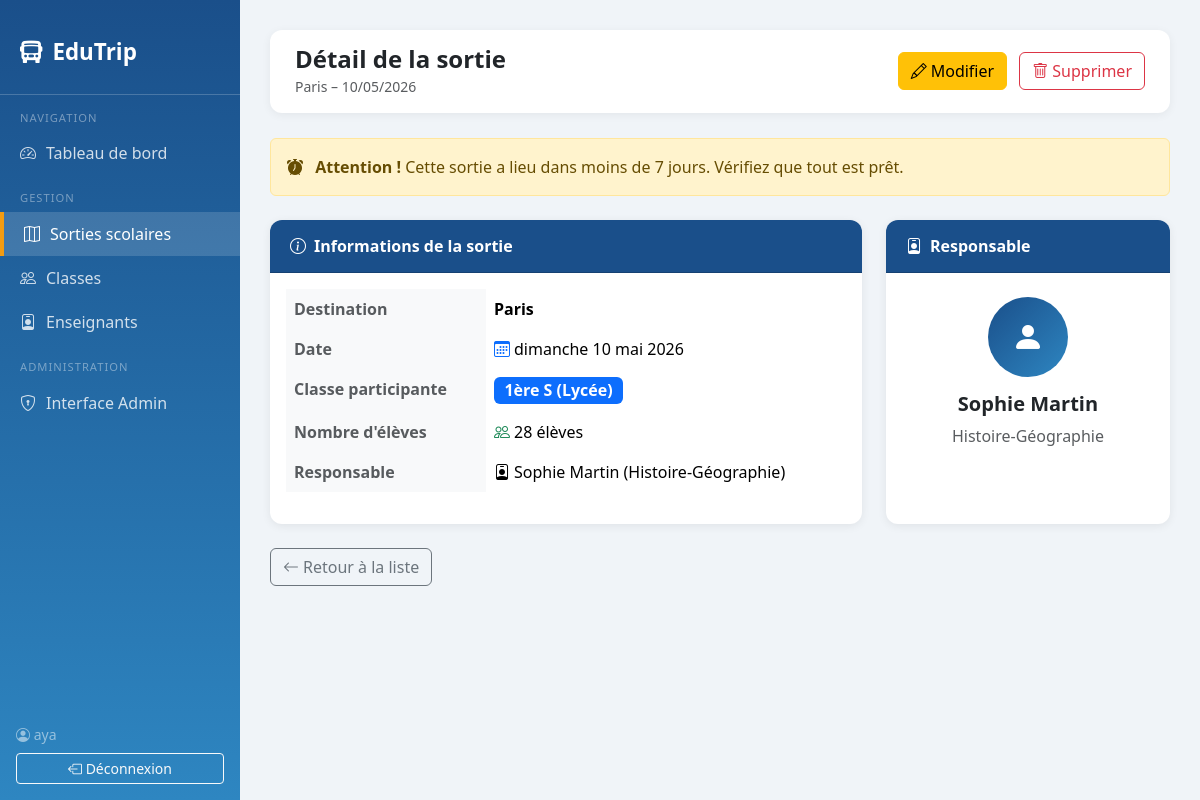
Page /sorties/1/ (signed in) on the committed database.
### sorties/models.py (models this page shows, shortened)
class Sortie(models.Model):
    ville = models.CharField(max_length=100, verbose_name="Destination (Ville)")
    date_sortie = models.DateField(verbose_name="Date de la sortie")
    classe = models.ForeignKey(Classe, on_delete=models.CASCADE, verbose_name="Classe participante")
    nb_eleves = models.PositiveIntegerField(verbose_name="Nombre d'élèves")
    responsable = models.ForeignKey(Enseignant, on_delete=models.SET_NULL, null=True, verbose_name="Responsable")
    class Meta:
        verbose_name = "Sortie scolaire"
        verbose_name_plural = "Sorties scolaires"
        ordering = ['date_sortie']

class Classe(models.Model):
    NIVEAUX = [
        ('Primaire', 'Primaire'),
        ('Collège', 'Collège'),
        ('Lycée', 'Lycée'),
    ]
    nom_classe = models.CharField(max_length=50, verbose_name="Nom de la classe")
    niveau = models.CharField(max_length=20, choices=NIVEAUX, verbose_name="Niveau")
    class Meta:
        verbose_name = "Classe"
        verbose_name_plural = "Classes"
        ordering = ['niveau', 'nom_classe']
    def __str__(self):
        return f"{self.nom_classe} ({self.niveau})"

class Enseignant(models.Model):
    nom = models.CharField(max_length=100, verbose_name="Nom")
    prenom = models.CharField(max_length=100, verbose_name="Prénom")
    matiere = models.CharField(max_length=100, verbose_name="Matière enseignée")
    class Meta:
        verbose_name = "Enseignant"
        verbose_name_plural = "Enseignants"
        ordering = ['nom', 'prenom']
    def __str__(self):
        return f"{self.prenom} {self.nom} ({self.matiere})"

### sorties/views.py (the view)
# urls.py: path('sorties/<int:pk>/', views.sortie_detail, name='sortie_detail'),
@login_required
def sortie_detail(request, pk):
    sortie = get_object_or_404(Sortie, pk=pk)
    aujourd_hui = timezone.now().date()
    dans_7_jours = aujourd_hui + timedelta(days=7)
    imminente = aujourd_hui <= sortie.date_sortie <= dans_7_jours
    return render(request, 'sorties/sortie_detail.html', {
        'sortie': sortie,
        'imminente': imminente,
    })

### sorties/templates/sorties/sortie_detail.html (shortened to what this page needs)
{% extends 'sorties/base.html' %}
{% block page_titre %}Détail de la sortie{% endblock %}
{% block page_sous_titre %}{{ sortie.ville }} – {{ sortie.date_sortie|date:"d/m/Y" }}{% endblock %}
{% block topbar_action %}
<a href="{% url 'sortie_modifier' sortie.pk %}" class="btn btn-warning me-2">
  <i class="bi bi-pencil me-1"></i>Modifier
</a>
<a href="{% url 'sortie_supprimer' sortie.pk %}" class="btn btn-outline-danger">
  <i class="bi bi-trash me-1"></i>Supprimer
</a>
{% endblock %}
{% block content %}
{% if imminente %}
<div class="alert alert-warning mb-4">
  <i class="bi bi-alarm-fill me-2"></i>
  <strong>Attention !</strong> Cette sortie a lieu dans moins de 7 jours. Vérifiez que tout est prêt.
</div>
{% endif %}
<div class="row g-4">
  <div class="col-md-8">
    <div class="card h-100">
      <div class="card-header"><i class="bi bi-info-circle me-2"></i>Informations de la sortie</div>
      <div class="card-body">
        <table class="table table-borderless">
          <tr>
            <th style="width:200px" class="text-muted">Destination</th>
            <td><strong>{{ sortie.ville }}</strong></td>
          </tr>
          <tr>
            <th class="text-muted">Date</th>
            <td><i class="bi bi-calendar3 me-1 text-primary"></i>{{ sortie.date_sortie|date:"l d F Y" }}</td>
          </tr>
          <tr>
            <th class="text-muted">Classe participante</th>
            <td><span class="badge bg-primary fs-6">{{ sortie.classe }}</span></td>
          </tr>
          <tr>
            <th class="text-muted">Nombre d'élèves</th>
            <td><i class="bi bi-people me-1 text-success"></i>{{ sortie.nb_eleves }} élèves</td>
          </tr>
          <tr>
            <th class="text-muted">Responsable</th>
            <td><i class="bi bi-person-badge me-1 text-purple"></i>{{ sortie.responsable }}</td>
          </tr>
        </table>
      </div>
    </div>
  </div>
  <div class="col-md-4">
    <div class="card h-100">
      <div class="card-header"><i class="bi bi-person-badge me-2"></i>Responsable</div>
      <div class="card-body text-center py-4">
        <div style="width:80px; height:80px; background:linear-gradient(135deg,#1a4f8a,#2e86c1); border-radius:50%; display:flex; align-items:center; justify-content:center; margin:0 auto 15px;">
          <i class="bi bi-person-fill text-white" style="font-size:2rem;"></i>
        </div>
        {% if sortie.responsable %}
        <h5 class="fw-bold">{{ sortie.responsable.prenom }} {{ sortie.responsable.nom }}</h5>
        <p class="text-muted mb-0">{{ sortie.responsable.matiere }}</p>
        {% else %}
        <p class="text-muted">Aucun responsable assigné</p>
        {% endif %}
      </div>
    </div>
  </div>
</div>
<div class="mt-4">
  <a href="{% url 'sortie_liste' %}" class="btn btn-outline-secondary">
    <i class="bi bi-arrow-left me-1"></i>Retour à la liste
  </a>
</div>
{% endblock %}

### sorties/templates/sorties/base.html (shortened to what this page needs)
<!DOCTYPE html>
<html lang="fr">
<head>
  <link href="https://cdn.jsdelivr.net/npm/bootstrap@5.3.2/dist/css/bootstrap.min.css" rel="stylesheet">
  <link href="https://cdn.jsdelivr.net/npm/bootstrap-icons@1.11.3/font/bootstrap-icons.min.css" rel="stylesheet">
</head>
<body>
<nav class="sidebar d-flex flex-column">
  <div class="brand">
    <i class="bi bi-bus-front-fill"></i> EduTrip
  </div>
  <div class="nav-section">Navigation</div>
  <a href="{% url 'dashboard' %}" class="nav-link {% if request.resolver_match.url_name == 'dashboard' %}active{% endif %}">
    <i class="bi bi-speedometer2"></i> Tableau de bord
  </a>
  <div class="nav-section">Gestion</div>
  <a href="{% url 'sortie_liste' %}" class="nav-link {% if 'sortie' in request.resolver_match.url_name %}active{% endif %}">
    <i class="bi bi-map"></i> Sorties scolaires
  </a>
  <a href="{% url 'classe_liste' %}" class="nav-link {% if 'classe' in request.resolver_match.url_name %}active{% endif %}">
    <i class="bi bi-people"></i> Classes
  </a>
  <a href="{% url 'enseignant_liste' %}" class="nav-link {% if 'enseignant' in request.resolver_match.url_name %}active{% endif %}">
    <i class="bi bi-person-badge"></i> Enseignants
  </a>
  {% if user.is_staff %}
  <div class="nav-section">Administration</div>
  <a href="/admin/" class="nav-link">
    <i class="bi bi-shield-lock"></i> Interface Admin
  </a>
  {% endif %}
  <div class="mt-auto p-3">
    <div class="text-white-50 small mb-2"><i class="bi bi-person-circle"></i> {{ user.get_full_name|default:user.username }}</div>
    <a href="{% url 'logout' %}" class="btn btn-sm btn-outline-light w-100">
      <i class="bi bi-box-arrow-left"></i> Déconnexion
    </a>
  </div>
</nav>
<div class="main-content">
  <div class="topbar">
    <div>
      <h4 class="mb-0 fw-bold text-dark">{% block page_titre %}EduTrip{% endblock %}</h4>
      <small class="text-muted">{% block page_sous_titre %}{% endblock %}</small>
    </div>
    <div>{% block topbar_action %}{% endblock %}</div>
  </div>
  {% block content %}{% endblock %}
</div>
</body>
</html>

### sorties/templates/sorties/base.html (style rules this page uses)
:root { --edu-primary: #1a4f8a; --edu-secondary: #2e86c1; --edu-accent: #f39c12; }
body { background-color: #f0f4f8; font-family: 'Segoe UI', sans-serif; }
.sidebar { min-height: 100vh; background: linear-gradient(180deg, var(--edu-primary) 0%, var(--edu-secondary) 100%); width: 240px; position: fixed; top: 0; left: 0; padding-top: 20px; z-index: 100; }
.sidebar .brand { color: #fff; font-size: 1.4rem; font-weight: 700; padding: 15px 20px 25px; border-bottom: 1px solid rgba(255,255,255,0.2); display: flex; align-items: center; gap: 10px; }
.sidebar .nav-link { color: rgba(255,255,255,0.8); padding: 10px 20px; border-radius: 0; transition: all 0.2s; display: flex; align-items: center; gap: 10px; }
.sidebar .nav-link:hover, .sidebar .nav-link.active { color: #fff; background-color: rgba(255,255,255,0.15); border-left: 4px solid var(--edu-accent); }
.sidebar .nav-section { color: rgba(255,255,255,0.4); font-size: 0.7rem; text-transform: uppercase; letter-spacing: 1px; padding: 15px 20px 5px; }
.main-content { margin-left: 240px; padding: 30px; }
.topbar { background: #fff; border-radius: 12px; padding: 15px 25px; margin-bottom: 25px; display: flex; justify-content: space-between; align-items: center; box-shadow: 0 2px 10px rgba(0,0,0,0.06); }
.card { border: none; border-radius: 12px; box-shadow: 0 2px 10px rgba(0,0,0,0.07); }
.card-header { background: var(--edu-primary); color: white; border-radius: 12px 12px 0 0 !important; font-weight: 600; padding: 14px 20px; }
.table th { background: #f8f9fa; font-weight: 600; color: var(--edu-primary); }

### rows in the picture
Sortie: ville "Paris", date_sortie "10/05/2026", date_sortie "dimanche 10 mai 2026", classe "1ère S (Lycée)", nb_eleves "28", responsable "Sophie Martin (Histoire-Géographie)", responsable.prenom "Sophie", responsable.nom "Martin", responsable.matiere "Histoire-Géographie"

### other values in the picture
{{ user.get_full_name|default:user.username }} "aya"
